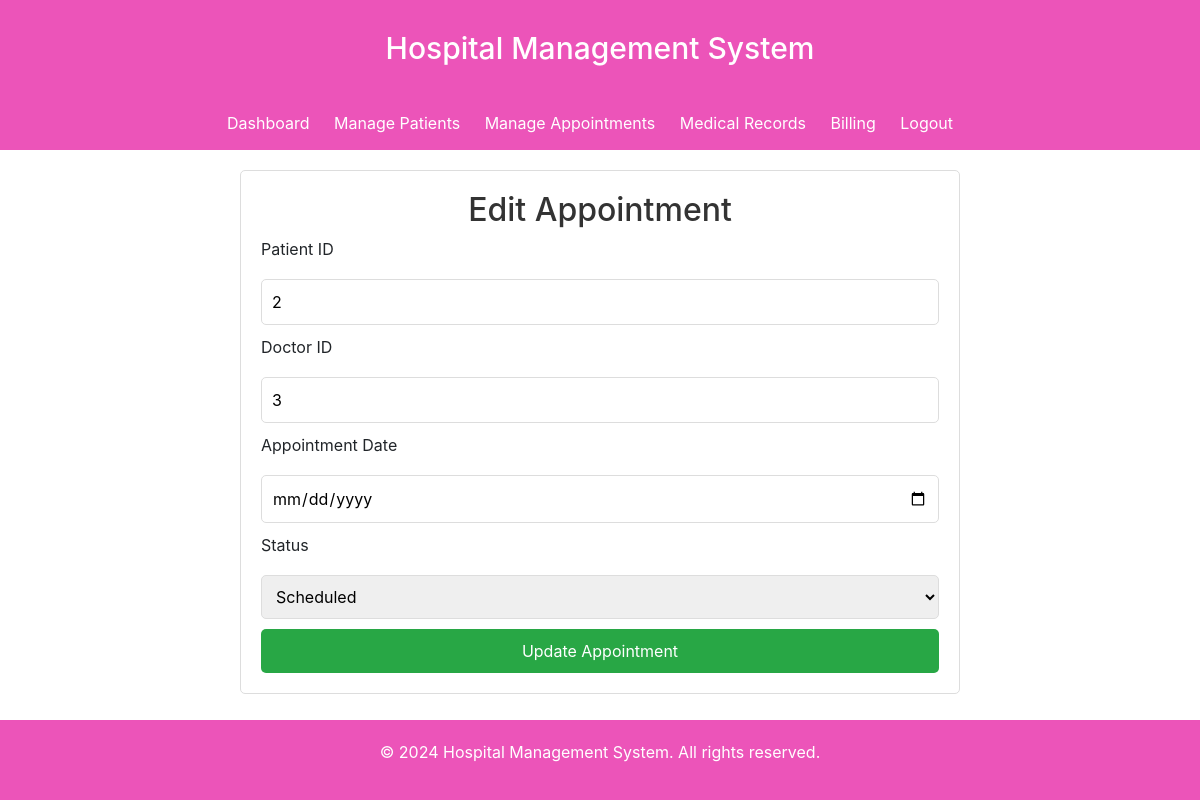
/appointments/edit_appointment.php?appointment_id=11 (signed in), run on the app's committed database.
### tables this page shows
CREATE TABLE `appointments` (
  `appointment_id` int(11) NOT NULL,
  `patient_id` int(11) NOT NULL,
  `doctor_id` int(11) NOT NULL,
  `appointment_date` datetime NOT NULL,
  `status` varchar(20) NOT NULL
);

### appointments/edit_appointment.php (the view, shortened to what this page needs)
<?php
include '../config/db.php';
if (isset($_GET['appointment_id'])) {
    $appointment_id = $_GET['appointment_id'];
    $sql = "SELECT * FROM appointments WHERE appointment_id = ?";
    $stmt = $conn->prepare($sql);
    $stmt->execute([$appointment_id]);
    $appointment = $stmt->fetch();
}
?>
<?php include '../includes/header.php'; ?>
<div class="form-container">
    <h2>Edit Appointment</h2>
    <form action="edit_appointment.php?appointment_id=<?= $appointment_id ?>" method="POST">
        <label for="patient_id">Patient ID</label>
        <input type="number" name="patient_id" id="patient_id" value="<?= $appointment['patient_id'] ?>" required>
        <label for="doctor_id">Doctor ID</label>
        <input type="number" name="doctor_id" id="doctor_id" value="<?= $appointment['doctor_id'] ?>" required>
        <label for="appointment_date">Appointment Date</label>
        <input type="date" name="appointment_date" id="appointment_date" value="<?= $appointment['appointment_date'] ?>" required>
        <label for="status">Status</label>
        <select name="status" id="status" required>
            <option value="Scheduled" <?= $appointment['status'] === 'Scheduled' ? 'selected' : '' ?>>Scheduled</option>
        </select>
        <button type="submit" name="update_appointment" class="btn-primary">Update Appointment</button>
    </form>
</div>
<?php include '../includes/footer.php'; ?>

### assets/css/styles.css (style rules this page uses)
body { font-family: Arial, sans-serif; margin: 0; padding: 0; background-color: #f4f4f4; }
.form-container { width: 60%; margin: 20px auto 100px; padding: 20px; background-color: #fff; border: 1px solid #ddd; border-radius: 5px; }
.form-container h2 { text-align: center; color: #333; }
.form-container form input, .form-container form select, .form-container form textarea { width: 100%; padding: 10px; margin: 10px 0; border: 1px solid #ddd; border-radius: 5px; }
.form-container form button { width: 100%; padding: 10px; background-color: #28a745; color: white; border: none; border-radius: 5px; cursor: pointer; }
.btn-primary { display: inline-block; padding: 10px 20px; background-color: #ec54b9; color: white; text-decoration: none; border-radius: 5px; cursor: pointer; }

### data on the page
appointments: patient_id "2", doctor_id "3", status "Scheduled"
